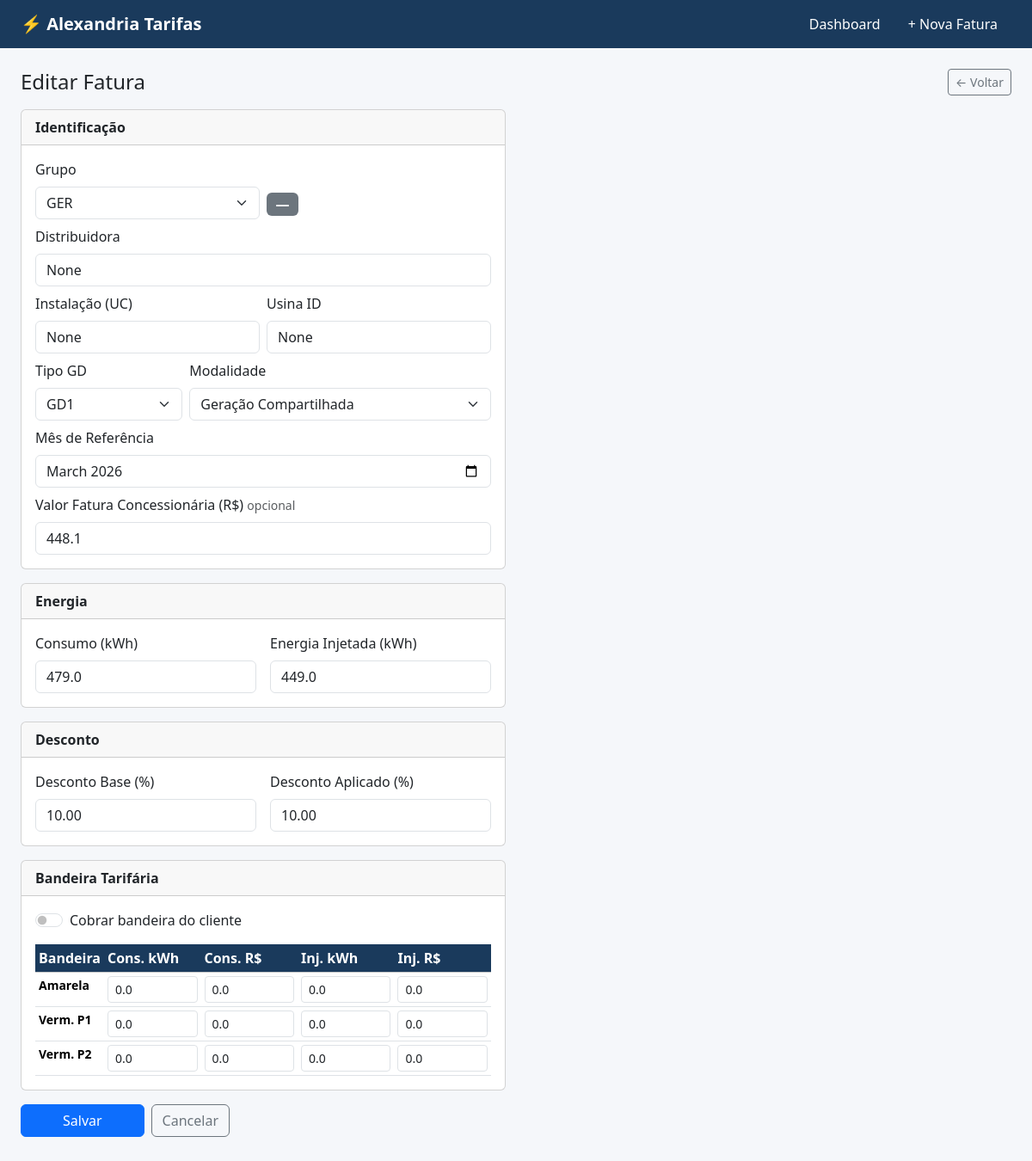
Screenshot of /faturas/3/editar with the database file from the repository.
### tables this page shows
CREATE TABLE faturas (
    id                      INTEGER PRIMARY KEY AUTOINCREMENT,
    cliente_id              INTEGER NOT NULL REFERENCES clientes(id),
    mes_referencia          TEXT NOT NULL,

    -- comuns a todos os grupos
    valor_concessionaria    REAL,
    consumo_kwh             REAL NOT NULL,
    injetada_kwh            REAL NOT NULL,
    desconto_base           REAL NOT NULL,
    desconto_aplicado       REAL,
    cobra_band              INTEGER NOT NULL DEFAULT 0,

    -- GER: TE + TUSD separados
    te_consumo              REAL,
    tusd_consumo            REAL,
    te_compensada           REAL,
    tusd_compensada         REAL,

    -- NEOENERGIA: TUSD + TE com nomes próprios
    tusd_distribuidora      REAL,
    te_distribuidora        REAL,
    desconto_injecao        REAL,

    -- EQT / CEMIG / BRASILIA / ENERGISA / LIGHT: tarifa direta
    tarifa_distribuidora_input REAL,
    tarifa_compensada_input    REAL,
    ajuste_gd2              REAL,

    -- EQT: SCEE (5 campos)
    scee_consumo            REAL,
    scee_injecao            REAL,
    scee_comp_nao_isento    REAL,
    scee_beneficio_bruto    REAL,
    scee_beneficio_liquido  REAL,

    -- LIGHT: TUSD/TE da injeção e fornecimento
    tusd_injetada_gd        REAL,
    te_injetada_gd          REAL,
    tusd_fornecida_gd       REAL,
    te_fornecida_gd         REAL,

    -- LIGHT: impostos (necessários para calcular valor_geracao)
    aliquota_icms           REAL,
    valor_icms              REAL,
    aliquota_pis            REAL,
    valor_pis               REAL,
    aliquota_cofins         REAL,
    valor_cofins            REAL,

    -- Bandeira consumo: todos os grupos têm pelo menos os valores
    b_amarela_cons_kwh      REAL DEFAULT 0,
    b_amarela_cons_valor    REAL DEFAULT 0,
    b_verm_p1_cons_kwh      REAL DEFAULT 0,
    b_verm_p1_cons_valor    REAL DEFAULT 0,
    b_verm_p2_cons_kwh      REAL DEFAULT 0,
    b_verm_p2_cons_valor    REAL DEFAULT 0,

    -- Bandeira injeção: apenas GER, EQT, CEMIG
    b_amarela_inj_kwh       REAL DEFAULT 0,
    b_amarela_inj_valor     REAL DEFAULT 0,
    b_verm_p1_inj_kwh       REAL DEFAULT 0,
    b_verm_p1_inj_valor     REAL DEFAULT 0,
    b_verm_p2_inj_kwh       REAL DEFAULT 0,
    b_verm_p2_inj_valor     REAL DEFAULT 0,

    -- Outputs calculados
    tarifa_distribuidora    REAL,
    tarifa_compensada       REAL,
    tarifa_geracao          REAL,
    desconto_real           REAL,
    desconto_ref            REAL,

    -- Pagamento
    status_pagamento        TEXT DEFAULT 'pendente',
    data_pagamento          DATE,
    obs                     TEXT,
    criado_em               DATETIME DEFAULT CURRENT_TIMESTAMP,

    UNIQUE(cliente_id, mes_referencia)
);

### app.py (the view, shortened to what this page needs)
@app.route("/faturas/nova", methods=["GET", "POST"])
@app.route("/faturas/<int:id>/editar", methods=["GET", "POST"])
def form_fatura(id=None):
    fatura = db.get_fatura(id) if id else None
    token    = request.args.get("_extr")
    extraido = _carregar_extraido(token) if token else None
    _log_debug(f"GET form_fatura: token={token} extraido={'SIM keys='+str(list(extraido.keys())) if extraido else 'NAO'}")
    mes_pre   = request.args.get("mes", mes_atual())
    grupo_pre = None
    if extraido:
        mes_pre   = (extraido.get("mes_referencia") or mes_pre[:7]) + "-01"
        grupo_pre = extraido.get("_grupo") or extraido.get("grupo")
    elif fatura:
        grupo_pre = fatura["grupo"]
    return render_template("form_fatura.html",
                           fatura=fatura,
                           mes_pre=mes_pre,
                           grupo_pre=grupo_pre,
                           campos_grupo=CAMPOS_GRUPO,
                           grupos=db.GRUPOS,
                           concessionarias=CONCESSIONARIAS,
                           extraido=extraido)

### app.py (called while the page is built)
def _log_debug(msg: str):
    with open(DEBUG_LOG, "a", encoding="utf-8") as f:
        f.write(f"[{datetime.now().strftime('%H:%M:%S')}] {msg}\n")

def mes_atual():
    hoje = date.today()
    return f"{hoje.year}-{hoje.month:02d}-01"

### db.py (called while the page is built)
def get_conn():
    conn = sqlite3.connect(DB_PATH)
    conn.row_factory = sqlite3.Row
    conn.execute("PRAGMA foreign_keys = OFF")   # desligado pois cliente_id agora é opcional
    return conn

def get_fatura(id):
    with get_conn() as conn:
        return conn.execute("SELECT * FROM faturas WHERE id=?", (id,)).fetchone()

### templates/form_fatura.html (shortened to what this page needs)
{% extends "base.html" %}
{% block content %}
{% macro pv(field, default='') -%}
  {%- if fatura -%}{{ fatura[field] if fatura[field] is not none else default }}{%- elif extraido -%}{{ extraido.get(field) if extraido.get(field) is not none else default }}{%- else -%}{{ default }}{%- endif -%}
{%- endmacro %}
<div class="d-flex justify-content-between align-items-center mb-3">
  <h4 class="mb-0">{{ 'Editar Fatura' if fatura else 'Nova Fatura' }}</h4>
  <a href="/" class="btn btn-outline-secondary btn-sm">← Voltar</a>
</div>
<form method="post" id="formFatura">
  <div class="row g-4">
    <div class="col-md-6">
      <div class="card mb-3">
        <div class="card-header fw-semibold">Identificação</div>
        <div class="card-body">
          <div class="row g-2 mb-2">
            <div class="col-6">
              <label class="form-label">Grupo</label>
              <select name="grupo" id="grupo" class="form-select" required
                onchange="aplicarGrupo(this.value)">
                {% for g in grupos %}
                  <option value="{{ g }}" {% if (fatura and fatura.grupo == g) or grupo_pre == g %}selected{% endif %}>{{ g }}</option>
                {% endfor %}
              </select>
            </div>
            <div class="col-6 d-flex align-items-end">
              <span id="badge-grupo" class="badge bg-secondary fs-6 mb-1">—</span>
            </div>
          </div>
          <div class="mb-2">
            <label class="form-label">Distribuidora</label>
            <input type="text" name="distribuidora" id="distribuidora"
              class="form-control" required
              list="lista-conc" placeholder="Digite para buscar..."
              autocomplete="off"
              value="{{ fatura.distribuidora if fatura else (extraido.get('distribuidora', '') if extraido else '') }}">
          </div>
          <div class="row g-2 mb-2">
            <div class="col-6">
              <label class="form-label">Instalação (UC)</label>
              <input type="text" name="instalacao" class="form-control" required
                placeholder="ex: 7739089"
                value="{{ fatura.instalacao if fatura else (extraido.get('instalacao', '') if extraido else '') }}">
            </div>
            <div class="col-6">
              <label class="form-label">Usina ID</label>
              <input type="text" name="usina_id" class="form-control"
                placeholder="ex: 3"
                value="{{ fatura.usina_id if fatura else '' }}">
            </div>
          </div>
          <div class="row g-2 mb-2">
            <div class="col-4">
              <label class="form-label">Tipo GD</label>
              <select name="tipo_gd" class="form-select">
                <option value="GD1" {% if (fatura and fatura.tipo_gd == 'GD1') or not fatura %}selected{% endif %}>GD1</option>
              </select>
            </div>
            <div class="col-8">
              <label class="form-label">Modalidade</label>
              <select name="modalidade" class="form-select">
                <option value="Geração Compartilhada" {% if not fatura or fatura.modalidade == 'Geração Compartilhada' %}selected{% endif %}>Geração Compartilhada</option>
              </select>
            </div>
          </div>
          <div class="row g-2 mb-2">
            <div class="col">
              <label class="form-label">Mês de Referência</label>
              <input type="month" name="mes_referencia" class="form-control" required
                value="{{ fatura.mes_referencia[:7] if fatura else (extraido.get('mes_referencia', mes_pre[:7]) if extraido else mes_pre[:7]) }}">
            </div>
          </div>
          <div>
            <label class="form-label">Valor Fatura Concessionária (R$) <span class="text-muted small">opcional</span></label>
            <input type="number" step="0.01" name="valor_concessionaria" class="form-control"
              value="{{ pv('valor_concessionaria') }}">
          </div>
        </div>
      </div>
      <div class="card mb-3">
        <div class="card-header fw-semibold">Energia</div>
        <div class="card-body row g-3">
          <div class="col-6">
            <label class="form-label">Consumo (kWh)</label>
            <input type="number" step="0.01" name="consumo_kwh" id="consumo_kwh" class="form-control calc" required
              value="{{ pv('consumo_kwh') }}">
          </div>
          <div class="col-6">
            <label class="form-label">Energia Injetada (kWh)</label>
            <input type="number" step="0.01" name="injetada_kwh" id="injetada_kwh" class="form-control calc" required
              value="{{ pv('injetada_kwh') }}">
          </div>
        </div>
      </div>
      <div class="card mb-3">
        <div class="card-header fw-semibold">Desconto</div>
        <div class="card-body row g-3">
          <div class="col-6">
            <label class="form-label">Desconto Base (%)</label>
            <input type="number" step="0.01" name="desconto_base_pct" id="desconto_base_pct" class="form-control calc" required
              value="{{ '%.2f'|format((fatura.desconto_base or 0.1)*100) if fatura else '10.00' }}">
          </div>
          <div class="col-6" id="bloco_desc_aplicado">
            <label class="form-label">Desconto Aplicado (%)</label>
            <input type="number" step="0.01" name="desconto_aplicado_pct" id="desconto_aplicado_pct" class="form-control calc"
              value="{{ '%.2f'|format((fatura.desconto_aplicado or 0.1)*100) if fatura else '10.00' }}">
          </div>
        </div>
      </div>
      <div class="card mb-3">
        <div class="card-header fw-semibold">Bandeira Tarifária</div>
        <div class="card-body">
          <div class="form-check form-switch mb-3">
            <input class="form-check-input calc" type="checkbox" name="cobra_band" id="cobra_band"
              {{ 'checked' if fatura and fatura.cobra_band else '' }}>
            <label class="form-check-label" for="cobra_band">Cobrar bandeira do cliente</label>
          </div>
          <div id="bloco_band_kwh">
            <div class="table-responsive">
              <table class="table table-sm mb-0">
                <thead class="table-light"><tr>
                  <th class="text-nowrap" style="min-width:80px">Bandeira</th>
                  <th class="text-nowrap" style="min-width:110px">Cons. kWh</th>
                  <th class="text-nowrap" style="min-width:110px">Cons. R$</th>
                  <th id="th_inj_kwh" class="text-nowrap" style="min-width:110px">Inj. kWh</th>
                  <th id="th_inj_val" class="text-nowrap" style="min-width:110px">Inj. R$</th>
                </tr></thead>
                <tbody>
                  {% for tipo, label in [('amarela','Amarela'),('verm_p1','Verm. P1'),('verm_p2','Verm. P2')] %}
                  <tr>
                    <td class="fw-semibold small">{{ label }}</td>
                    <td><input type="number" step="0.01" name="b_{{ tipo }}_cons_kwh" class="form-control form-control-sm calc"
                      value="{{ pv('b_' ~ tipo ~ '_cons_kwh', '0') }}"></td>
                    <td><input type="number" step="0.01" name="b_{{ tipo }}_cons_valor" class="form-control form-control-sm calc"
                      value="{{ pv('b_' ~ tipo ~ '_cons_valor', '0') }}"></td>
                    <td class="td_inj_kwh"><input type="number" step="0.01" name="b_{{ tipo }}_inj_kwh" class="form-control form-control-sm calc"
                      value="{{ pv('b_' ~ tipo ~ '_inj_kwh', '0') }}"></td>
                    <td class="td_inj_val"><input type="number" step="0.01" name="b_{{ tipo }}_inj_valor" class="form-control form-control-sm calc"
                      value="{{ pv('b_' ~ tipo ~ '_inj_valor', '0') }}"></td>
                  </tr>
                  {% endfor %}
                </tbody>
              </table>
            </div>
          </div>
        </div>
      </div>
    </div>
    <div class="col-md-6">
    </div>
  </div>
  <div class="d-flex gap-2">
    <button type="submit" class="btn btn-primary px-5">Salvar</button>
    <a href="/" class="btn btn-outline-secondary">Cancelar</a>
  </div>
</form>
{% endblock %}

### templates/base.html (style rules this page uses)
body { background: #f5f7fa; }
.table th { background: #1a3a5c; color: #fff; }

### rows the page displays
faturas: tipo_gd "GD1", modalidade "Geração Compartilhada", mes_referencia "2026-03", valor_concessionaria "448.1", consumo_kwh "479.0", injetada_kwh "449.0", desconto_base_pct "10.00", desconto_aplicado_pct "10.00", b_amarela_cons_kwh "0.0" "0.0" "0.0", b_amarela_cons_valor "0.0" "0.0" "0.0", b_amarela_inj_kwh "0.0" "0.0" "0.0", b_amarela_inj_valor "0.0" "0.0" "0.0"

### other values shown
{{ 'Editar Fatura' if fatura else 'Nova Fatura' }} "Editar Fatura"
{{ label }} "Amarela" "Verm. P1" "Verm. P2"
form field grupo "GER"
